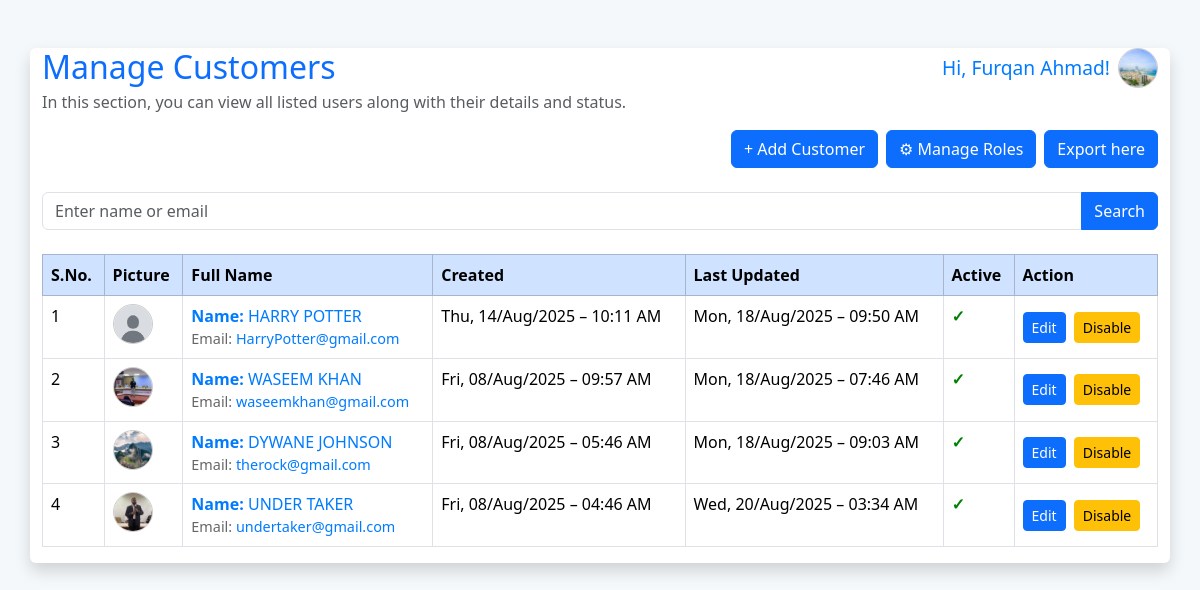
/manage-customers.php (signed in), run on the app's committed database.
### tables this page shows
CREATE TABLE IF NOT EXISTS `users` (
  `id` int NOT NULL AUTO_INCREMENT,
  `firstname` varchar(100) NOT NULL,
  `email` varchar(100) NOT NULL,
  `password` varchar(255) NOT NULL,
  `is_active` tinyint(1) DEFAULT '1',
  `created_at` timestamp NULL DEFAULT CURRENT_TIMESTAMP,
  `Role_ID` int DEFAULT NULL,
  `lastname` varchar(50) NOT NULL,
  `profile_picture` varchar(255) DEFAULT 'default.jpeg',
  PRIMARY KEY (`id`),
  UNIQUE KEY `email` (`email`),
  UNIQUE KEY `email_2` (`email`),
  KEY `fk_role_id` (`Role_ID`)
);

CREATE TABLE IF NOT EXISTS `customers` (
  `id` int NOT NULL AUTO_INCREMENT,
  `firstname` varchar(100) NOT NULL,
  `email` varchar(100) NOT NULL,
  `phone` varchar(20) DEFAULT NULL,
  `created_at` timestamp NULL DEFAULT CURRENT_TIMESTAMP,
  `lastname` varchar(50) NOT NULL,
  `city` varchar(50) NOT NULL,
  `state` varchar(50) NOT NULL,
  `pincode` varchar(20) DEFAULT NULL,
  `profile_picture` varchar(255) DEFAULT NULL,
  `dob` date DEFAULT NULL,
  `role` enum('admin','editor','viewer') NOT NULL DEFAULT 'viewer',
  `updated_at` timestamp NULL DEFAULT CURRENT_TIMESTAMP ON UPDATE CURRENT_TIMESTAMP,
  `active` tinyint DEFAULT '1',
  PRIMARY KEY (`id`)
);

### manage-customers.php (the view, shortened to what this page needs)
<?php
require 'db_connect.php';
if (isset($_SESSION['user_id'])) {
    $user_id = $_SESSION['user_id'];
    $stmt = $conn->prepare("SELECT firstname, lastname, profile_picture FROM users WHERE id = ?");
    $stmt->bind_param("i", $user_id);
    $stmt->execute();
    $result = $stmt->get_result();
    if ($result->num_rows === 1) {
        $user = $result->fetch_assoc();
        $fullname = htmlspecialchars($user['firstname']) . ' ' . htmlspecialchars($user['lastname']);
        $user_profile_pic = !empty($user['profile_picture']) ? htmlspecialchars($user['profile_picture']) : "default.jpeg";
    } else {
        $fullname = 'User';
        $user_profile_pic = "default.jpeg";
    }
} else {
    header("Location: login.php");
    exit;
}
$role = isset($_SESSION['role']) ? $_SESSION['role'] : 0;
$search = isset($_GET['search']) ? trim($_GET['search']) : '';
$searchQuery = "";
$params = [];
$paramTypes = "";
$orderBy = " ORDER BY active DESC, id DESC";
if (!empty($searchQuery)) {
    $stmt = $conn->prepare("SELECT * FROM customers $searchQuery $orderBy");
    $stmt->bind_param($paramTypes, ...$params);
    $stmt->execute();
    $users = $stmt->get_result();
} else {
    $users = $conn->query("SELECT * FROM customers $orderBy");
}
?>
<!DOCTYPE html>
<html lang="en">
<head>
    <link href="https://cdn.jsdelivr.net/npm/bootstrap@5.3.3/dist/css/bootstrap.min.css" rel="stylesheet">
    <link rel="stylesheet" href="https://cdnjs.cloudflare.com/ajax/libs/font-awesome/5.15.3/css/all.min.css">
</head>
<body>
    <div class="container my-5 shadow rounded bg-white">
        <div class="d-flex justify-content-between align-items-start mb-3">
            <div>
                <h2 class="mb-1 text-primary">Manage Customers</h2>
                <p class="description text-muted mb-0">In this section, you can view all listed users along with their details and status.</p>
            </div>
            <div class="d-flex align-items-center">
                <span class="me-2" style="font-size: 1.2em; color: #007bff;">Hi, <?= $fullname ?>!</span>
                <div class="dropdown">
                    <img src="uploads/<?= $user_profile_pic ?>" alt="Profile" class="profile user-dropdown" data-bs-toggle="dropdown" aria-expanded="false">
                </div>
            </div>
        </div>
        <div class="d-flex justify-content-end flex-wrap gap-2 mb-4">
            <?php if ($role === 1):  ?>
                <a href="add_customer.php" class="btn btn-primary">+ Add Customer</a>
                <a href="manage-roles.php" class="btn btn-primary">⚙ Manage Roles</a>
            <?php endif; ?>
            <?php if ($role === 1 || $role === 2 || $role > 2):  ?>
                <a href="export.php" class="btn btn-primary">Export here</a>
            <?php endif; ?>
        </div>
        <form method="GET" action="" class="mb-4">
            <div class="input-group">
                <input type="text" name="search" class="form-control" placeholder="Enter name or email" value="<?php echo htmlspecialchars($search); ?>">
                <button type="submit" class="btn btn-primary">Search</button>
            </div>
        </form>
        <div class="table-responsive">
            <table class="table table-hover table-bordered">
                <thead class="table-primary">
                    <tr>
                        <th>S.No.</th>
                        <th>Picture</th>
                        <th>Full Name</th>
                        <th>Created</th>
                        <th>Last Updated</th>
                        <?php if ($role === 1):  ?>
                            <th>Active</th>
                        <?php endif; ?>
                        <?php if ($role === 1 || $role === 2):  ?>
                            <th>Action</th>
                        <?php endif; ?>
                    </tr>
                </thead>
                <tbody>
                    <?php
                    $serial = 1;
                    while ($row = $users->fetch_assoc()) {
                        $imageName = !empty($row['profile_picture']) ? htmlspecialchars($row['profile_picture']) : "default.jpeg";
                        $profilePic = "uploads/{$imageName}";
                        $rowClass = ($row['active'] ?? 1) ? '' : 'faded-row';
                        echo "<tr class='$rowClass'>
                            <td>{$serial}</td>
                            <td>
                                <img src='{$profilePic}' alt='Profile' class='profile' data-bs-toggle='modal' data-bs-target='#imageModal' data-image-src='{$profilePic}' style='cursor: pointer;'>
                            </td>
                            <td>
                                <a href='view_customer.php?id={$row['id']}' class='name-link'><strong>Name:</strong> " . strtoupper(htmlspecialchars($row['firstname'] . ' ' . $row['lastname'])) . "</a><br>
                                <span class='email'>Email: <a href='view_customer.php?id={$row['id']}' class='name-link'>" . htmlspecialchars($row['email']) . "</a></span>
                            </td>
                            <td>" . date('D, d/M/Y – h:i A', strtotime($row['created_at'])) . "</td>
                            <td>" . (isset($row['updated_at']) ? date('D, d/M/Y – h:i A', strtotime($row['updated_at'])) : 'N/A') . "</td>";
                        if ($role === 1) {
                            echo "<td>" . (($row['active'] ?? 1) ? "<span class='tick'>✓</span>" : "<span class='cross'>✗</span>") . "</td>";
                        }
                        if ($role === 1 || $role === 2) {
                            echo "<td class='align-middle'>";
                            if (($row['active'] ?? 1) && $role === 1) {
                                echo "<a href='edit_customer.php?id={$row['id']}' class='btn btn-sm btn-primary me-1'>Edit</a>
                                      <a href='delete_customer.php?id={$row['id']}' class='btn btn-sm btn-warning' onclick=\"return confirm('Are you sure you want to disable this customer?')\">Disable</a>";
                            } elseif ($role === 2) {
                                echo "<a href='edit_customer.php?id={$row['id']}' class='btn btn-sm btn-primary'>Edit</a>";
                            }
                            echo "</td>";
                        }
                        echo "</tr>";
                        $serial++;
                    }
                    ?>
                </tbody>
            </table>
        </div>
    </div>
</body>
</html>

### manage-customers.php (style rules this page uses)
body { font-family: 'Segoe UI', sans-serif; background-color: #f4f8fb; color: #333; }
img.profile { width: 40px; height: 40px; border-radius: 50%; object-fit: cover; border: 1px solid #ccc; }
.name-link { text-decoration: none; color: #007bff; }
.tick { color: green; font-weight: bold; }
.email { font-size: 0.9em; color: #666; display: block; }
.user-dropdown { cursor: pointer; }

### data on the page
users: fullname "Furqan Ahmad", profile_picture (picture)
customers: shows a picture, firstname+lastname "HARRY POTTER", email "HarryPotter@gmail.com", created_at "Thu, 14/Aug/2025 – 10:11 AM", updated_at "Mon, 18/Aug/2025 – 09:50 AM"
customers: profile_picture (picture), firstname+lastname "WASEEM KHAN", email "waseemkhan@gmail.com", created_at "Fri, 08/Aug/2025 – 09:57 AM", updated_at "Mon, 18/Aug/2025 – 07:46 AM"
customers: profile_picture (picture), firstname+lastname "DYWANE JOHNSON", email "therock@gmail.com", created_at "Fri, 08/Aug/2025 – 05:46 AM", updated_at "Mon, 18/Aug/2025 – 09:03 AM"
customers: profile_picture (picture), firstname+lastname "UNDER TAKER", email "undertaker@gmail.com", created_at "Fri, 08/Aug/2025 – 04:46 AM", updated_at "Wed, 20/Aug/2025 – 03:34 AM"
